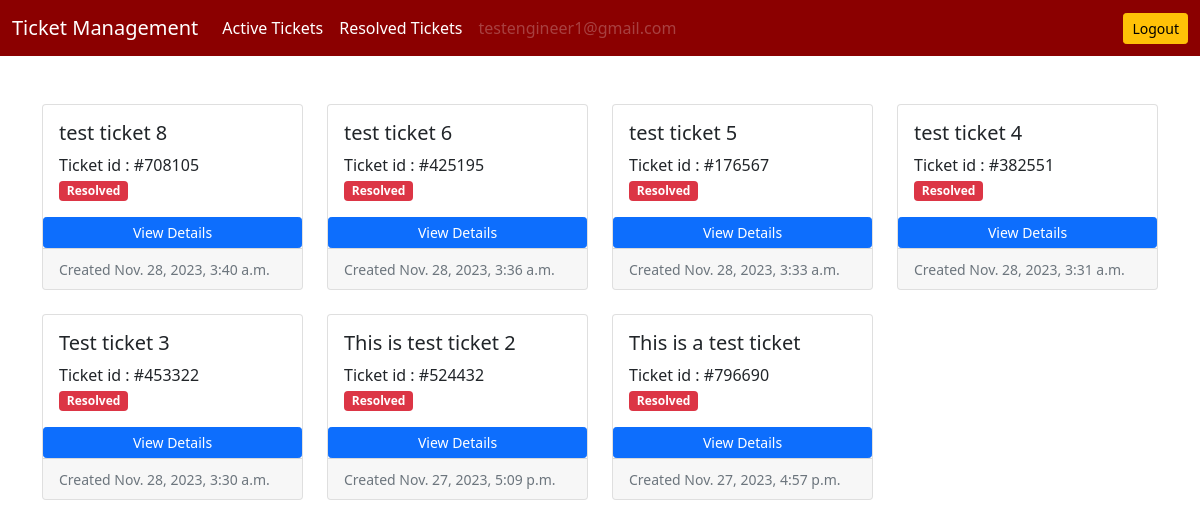
The page /ticket/engineer-resolved-tickets/ (signed in) on the database its author committed.
### accounts/models.py (models this page shows)
class User(AbstractUser):
    is_customer =models.BooleanField(default=False)
    is_engineer =models.BooleanField(default=False)
    is_email =models.EmailField(unique=False)

### ticket/models.py (models this page shows)
class Ticket(models.Model):  # Corrected: inherit from models.Model
    customer = models.ForeignKey(User, on_delete=models.CASCADE)
    engineer = models.ForeignKey(User, on_delete=models.DO_NOTHING, related_name='engineer', null=True ,blank =True)
    ticket_id = models.CharField(max_length=15, unique=True)
    ticket_title = models.CharField(max_length=50)
    ticket_description = models.TextField()
    status = models.CharField(max_length=20, choices=(
        ('Active', 'Active'), ('Pending', 'Pending'), ('Resolved', 'Resolved')), default='Pending')
    created_on = models.DateTimeField()
    last_modified = models.DateTimeField(auto_now=True)
    is_resolved = models.BooleanField(default=False)
    severity = models.CharField(max_length=5, choices=(('Low', 'Low'), ('High', 'High')))
    is_assigned_to_engineer = models.BooleanField(default=False)
    resolution_steps = models.TextField(blank =True , null=True)

### ticket/views.py (the view)
# urls.py: path('engineer-resolved-tickets/', views.engineer_resolved_tickets, name='engineer-resolved-tickets'),
def engineer_resolved_tickets(request):
    tickets = Ticket.objects.filter(engineer = request.user , is_resolved = True).order_by('-created_on')
    context = {'tickets':tickets}
    return render(request , 'ticket/engineer_resolved_tickets.html' , context)

### templates/ticket/engineer_resolved_tickets.html (shortened to what this page needs)
{% extends 'base.html' %}
{% load static %}
{% load humanize %}
{% block content %}
<div class="row row-cols-1 row-cols-md-4 g-4">
    {% if tickets %}
    {% for ticket in tickets %}
    <div class="col">
        <div class="card h-100">
            <div class="card-body">
                <h5 class="card-title">{{ticket.ticket_title}}</h5>
                <p class="card-text">
                    Ticket id : #{{ticket.ticket_id}}<br>
                    {% if ticket.status == 'Pending' %}
                    <span class="badge bg-primary text-white">Pending</span>
                    {% elif ticket.status == 'Active' %}
                    <span class="badge bg-success text-white">Active</span>
                    {% elif ticket.status == 'Resolved' %}
                    <span class="badge bg-danger text-white">Resolved</span>
                    {% endif %}
                </p>
            </div>
            <a href="{% url 'ticket-details' ticket.ticket_id %}" class="btn btn-primary btn-sm">View Details</a>
            <div class="card-footer">
                <small class="text-muted">Created {{ticket.created_on}}</small>
            </div>
        </div>
    </div>
    {% endfor %}
    {% endif %}
</div>
{% endblock content %}

### templates/base.html (shortened to what this page needs)
<!DOCTYPE html>
<html lang="en">
<head>
    <link href="https://cdn.jsdelivr.net/npm/bootstrap@5.0.2/dist/css/bootstrap.min.css" rel="stylesheet"
>
</head>
<body>
    <nav class="navbar navbar-expand-lg navbar-dark" style="background-color: darkred;">
        <div class="container-fluid">
            <a class="navbar-brand" href="/">Ticket Management</a>
            <div class="collapse navbar-collapse" id="navbarSupportedContent">
                <ul class="navbar-nav me-auto mb-2 mb-lg-0">
                    {% if request.user.is_customer %}
                    <li class="nav-item">
                        <a class="nav-link active" aria-current="page" href="{% url 'customer-active-tickets' %}">Active Tickets</a>
                    </li>
                    <li class="nav-item">
                        <a class="nav-link active" aria-current="page" href="{% url 'customer-resolved-tickets' %}">Resolved Tickets</a>
                    </li>
                    {% elif request.user.is_engineer %}
                    <li class="nav-item">
                        <a class="nav-link active" aria-current="page" href="{% url 'engineer-active-tickets' %}">Active Tickets</a>
                    </li>
                    <li class="nav-item">
                        <a class="nav-link active" aria-current="page" href="{% url 'engineer-resolved-tickets' %}">Resolved Tickets</a>
                    </li>
                    {% endif %}
                    {% if request.user.is_authenticated %}
                    <li class="nav-item">
                        <a class="nav-link disabled" href="#" tabindex="-1" aria-disabled="true">{{request.user.email}}
                        </a>
                    </li>
                    {% endif %}
                </ul>
                <a href="{% url 'logout' %}" class="btn btn-warning btn-sm">Logout</a>
            </div>
        </div>
    </nav>
    <div class="container mt-5">
        {% block content %}
        {% endblock content %}
    </div>
</body>
</html>

### rows shown on the page
User: user.email "testengineer1@gmail.com"
Ticket: ticket_title "test ticket 8", ticket_id "708105", status "Resolved", created_on "Nov. 28, 2023, 3:40 a.m."
Ticket: ticket_title "test ticket 6", ticket_id "425195", status "Resolved", created_on "Nov. 28, 2023, 3:36 a.m."
Ticket: ticket_title "test ticket 5", ticket_id "176567", status "Resolved", created_on "Nov. 28, 2023, 3:33 a.m."
Ticket: ticket_title "test ticket 4", ticket_id "382551", status "Resolved", created_on "Nov. 28, 2023, 3:31 a.m."
Ticket: ticket_title "Test ticket 3", ticket_id "453322", status "Resolved", created_on "Nov. 28, 2023, 3:30 a.m."
Ticket: ticket_title "This is test ticket 2", ticket_id "524432", status "Resolved", created_on "Nov. 27, 2023, 5:09 p.m."
Ticket: ticket_title "This is a test ticket", ticket_id "796690", status "Resolved", created_on "Nov. 27, 2023, 4:57 p.m."
